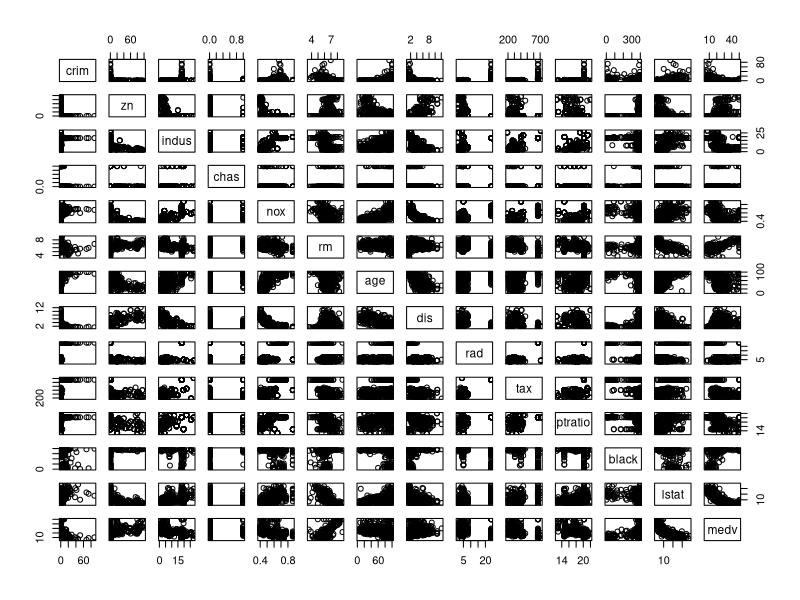
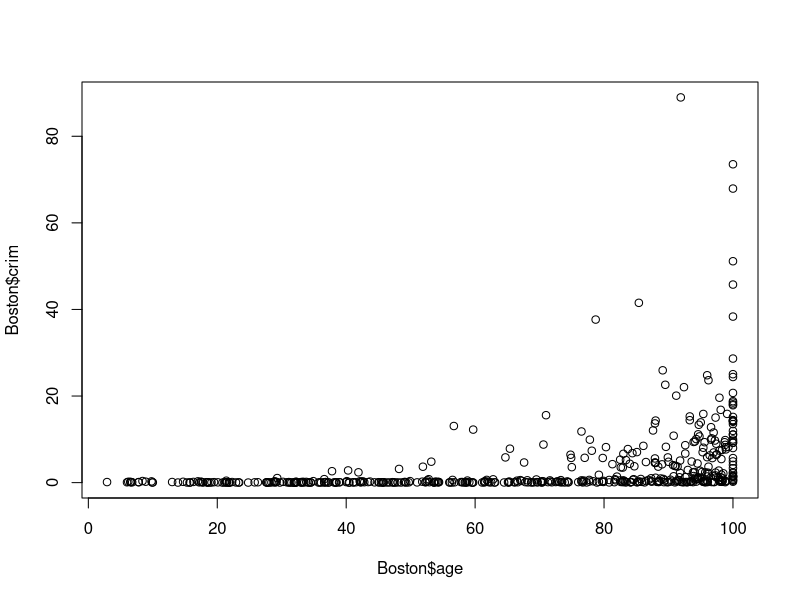
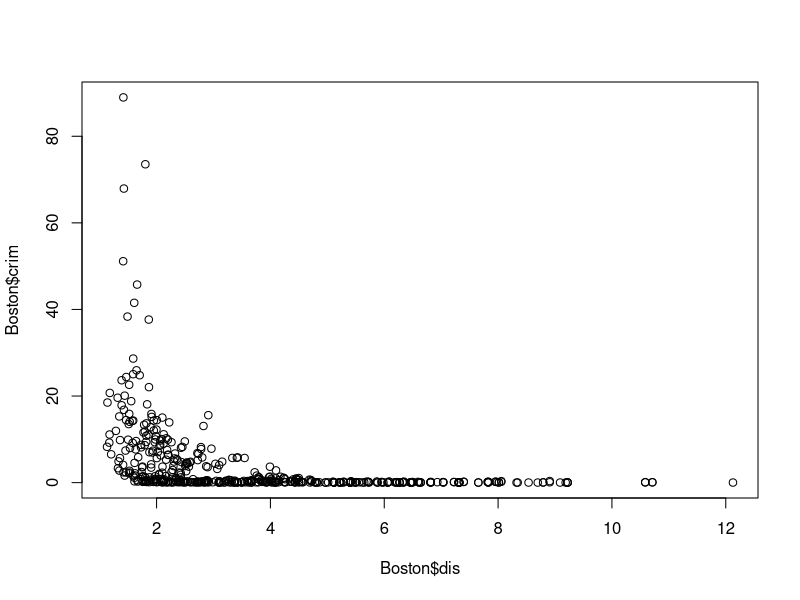
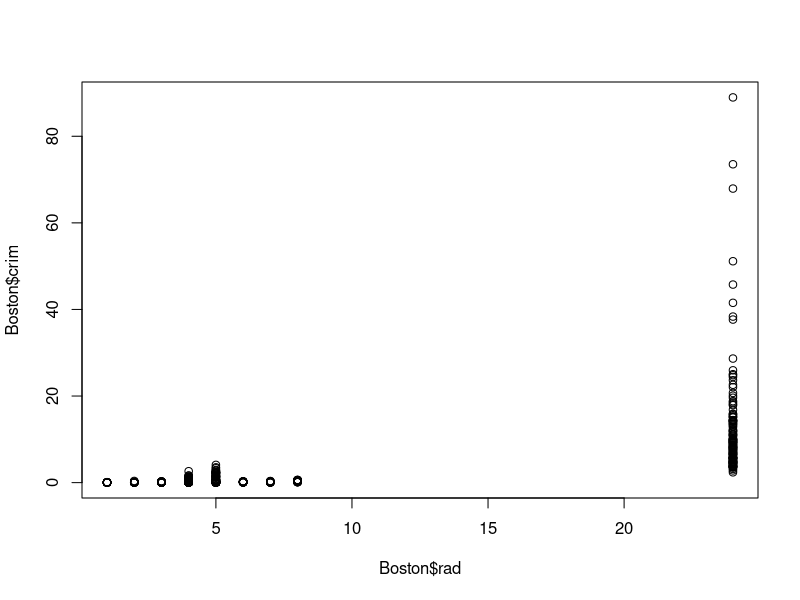
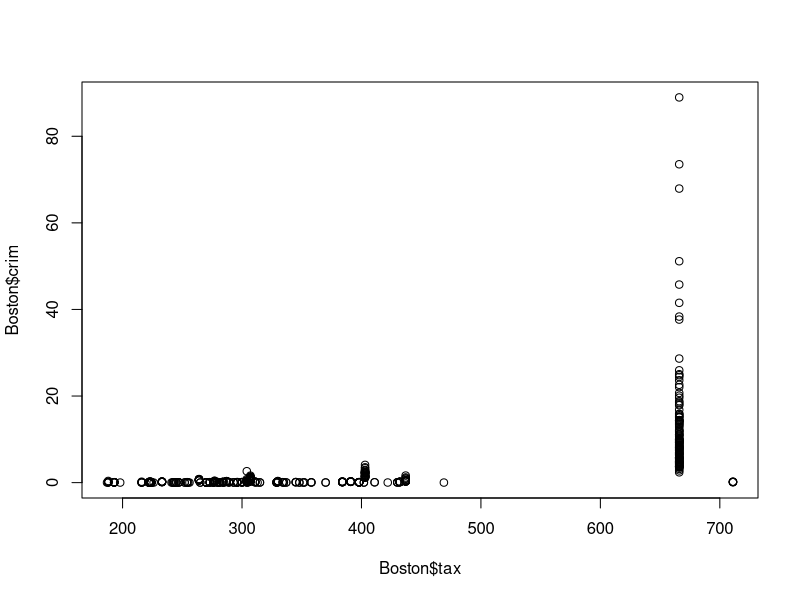
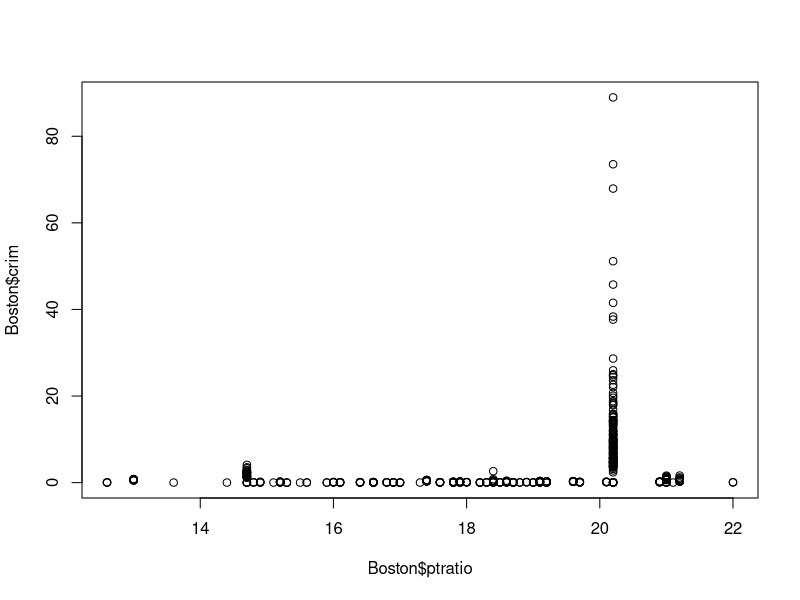
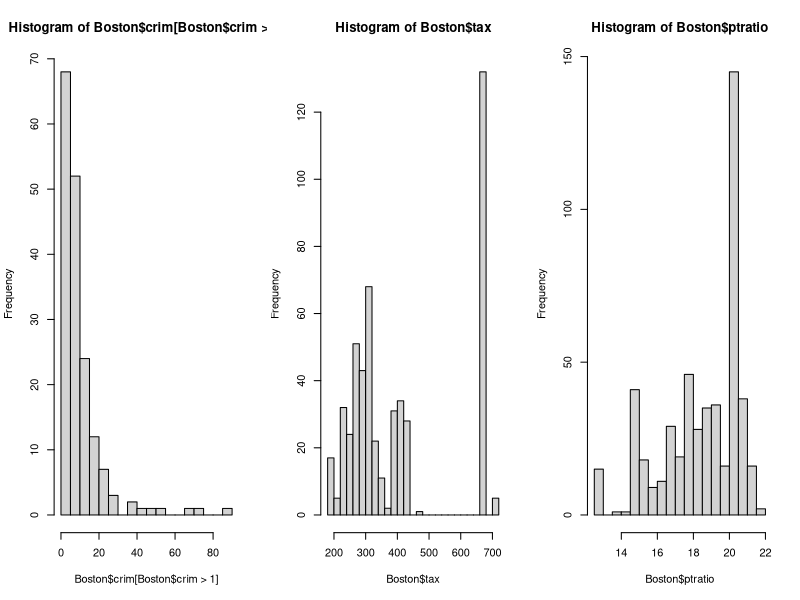

Write R code to recreate these figures, in order.
#Q(a)-(d)

#a
library(MASS)
?Boston
dim(Boston)

#b
pairs(Boston)

#c
plot(Boston$age, Boston$crim)
# Older homes, more crime
plot(Boston$dis, Boston$crim)
# Closer to work-area, more crime
plot(Boston$rad, Boston$crim)
# Higher index of accessibility to radial highways, more crime
plot(Boston$tax, Boston$crim)
# Higher tax rate, more crime
plot(Boston$ptratio, Boston$crim)

#d
par(mfrow=c(1,3))
hist(Boston$crim[Boston$crim>1], breaks=25)
# most cities have low crime rates, but there is a long tail: 18 suburbs appear
# to have a crime rate > 20, reaching to above 80
hist(Boston$tax, breaks=25)
# there is a large divide between suburbs with low tax rates and a peak at 660-680
hist(Boston$ptratio, breaks=25)
# a skew towards high ratios, but no particularly high ratios


#Q(e)-(h)
# (e)
dim(subset(Boston, chas == 1))

# (f)
median(Boston$ptratio)

# (g)
t(subset(Boston, medv == min(Boston$medv)))
summary(Boston)
# Not the best place to live, but certainly not the worst.

# (h)
dim(subset(Boston, rm > 7))
dim(subset(Boston, rm > 8))
summary(subset(Boston, rm > 8))
summary(Boston)
# relatively lower crime (comparing range), lower lstat (comparing range)
subset(Boston, rm > 8)
